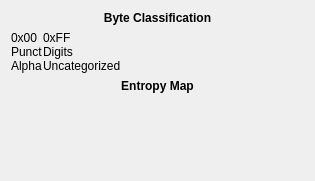
<?xml version="1.0" encoding="UTF-8"?>
<ui version="4.0">
 <class>ByteColorsDialog</class>
 <widget class="QDialog" name="ByteColorsDialog">
  <property name="geometry">
   <rect>
    <x>0</x>
    <y>0</y>
    <width>315</width>
    <height>181</height>
   </rect>
  </property>
  <property name="sizePolicy">
   <sizepolicy hsizetype="Preferred" vsizetype="Preferred">
    <horstretch>0</horstretch>
    <verstretch>0</verstretch>
   </sizepolicy>
  </property>
  <property name="windowTitle">
   <string>Colors Information</string>
  </property>
  <property name="modal">
   <bool>true</bool>
  </property>
  <layout class="QVBoxLayout" name="verticalLayout_3">
   <item>
    <layout class="QVBoxLayout" name="verticalLayout">
     <item>
      <widget class="QLabel" name="label_2">
       <property name="text">
        <string>&lt;html&gt;&lt;head/&gt;&lt;body&gt;&lt;p&gt;&lt;span style=&quot; font-weight:600;&quot;&gt;Byte Classification&lt;/span&gt;&lt;/p&gt;&lt;/body&gt;&lt;/html&gt;</string>
       </property>
       <property name="alignment">
        <set>Qt::AlignCenter</set>
       </property>
      </widget>
     </item>
     <item>
      <layout class="QFormLayout" name="formLayout">
       <property name="formAlignment">
        <set>Qt::AlignCenter</set>
       </property>
       <property name="horizontalSpacing">
        <number>0</number>
       </property>
       <property name="verticalSpacing">
        <number>0</number>
       </property>
       <item row="0" column="0">
        <widget class="QLabel" name="lbl00">
         <property name="text">
          <string>0x00</string>
         </property>
         <property name="alignment">
          <set>Qt::AlignLeading|Qt::AlignLeft|Qt::AlignVCenter</set>
         </property>
         <property name="margin">
          <number>6</number>
         </property>
        </widget>
       </item>
       <item row="0" column="1">
        <widget class="QLabel" name="lblFF">
         <property name="text">
          <string>0xFF</string>
         </property>
         <property name="alignment">
          <set>Qt::AlignLeading|Qt::AlignLeft|Qt::AlignVCenter</set>
         </property>
         <property name="margin">
          <number>6</number>
         </property>
        </widget>
       </item>
       <item row="1" column="0">
        <widget class="QLabel" name="lblPunct">
         <property name="text">
          <string>Punct</string>
         </property>
         <property name="alignment">
          <set>Qt::AlignLeading|Qt::AlignLeft|Qt::AlignVCenter</set>
         </property>
         <property name="margin">
          <number>6</number>
         </property>
        </widget>
       </item>
       <item row="1" column="1">
        <widget class="QLabel" name="lblDigits">
         <property name="text">
          <string>Digits</string>
         </property>
         <property name="alignment">
          <set>Qt::AlignLeading|Qt::AlignLeft|Qt::AlignVCenter</set>
         </property>
         <property name="margin">
          <number>6</number>
         </property>
        </widget>
       </item>
       <item row="2" column="0">
        <widget class="QLabel" name="lblAlpha">
         <property name="text">
          <string>Alpha</string>
         </property>
         <property name="alignment">
          <set>Qt::AlignLeading|Qt::AlignLeft|Qt::AlignVCenter</set>
         </property>
         <property name="margin">
          <number>6</number>
         </property>
        </widget>
       </item>
       <item row="2" column="1">
        <widget class="QLabel" name="lblUncategorized">
         <property name="text">
          <string>Uncategorized</string>
         </property>
         <property name="alignment">
          <set>Qt::AlignLeading|Qt::AlignLeft|Qt::AlignVCenter</set>
         </property>
         <property name="margin">
          <number>6</number>
         </property>
        </widget>
       </item>
      </layout>
     </item>
    </layout>
   </item>
   <item>
    <layout class="QVBoxLayout" name="verticalLayout_2">
     <item>
      <widget class="QLabel" name="label_4">
       <property name="text">
        <string>&lt;html&gt;&lt;head/&gt;&lt;body&gt;&lt;p&gt;&lt;span style=&quot; font-weight:600;&quot;&gt;Entropy Map&lt;/span&gt;&lt;/p&gt;&lt;/body&gt;&lt;/html&gt;</string>
       </property>
       <property name="alignment">
        <set>Qt::AlignCenter</set>
       </property>
      </widget>
     </item>
     <item>
      <widget class="EntropyWidget" name="entropyWidget" native="true">
       <property name="minimumSize">
        <size>
         <width>0</width>
         <height>16</height>
        </size>
       </property>
       <property name="maximumSize">
        <size>
         <width>16777215</width>
         <height>16</height>
        </size>
       </property>
      </widget>
     </item>
     <item>
      <spacer name="verticalSpacer">
       <property name="orientation">
        <enum>Qt::Vertical</enum>
       </property>
       <property name="sizeHint" stdset="0">
        <size>
         <width>20</width>
         <height>40</height>
        </size>
       </property>
      </spacer>
     </item>
    </layout>
   </item>
  </layout>
 </widget>
 <customwidgets>
  <customwidget>
   <class>EntropyWidget</class>
   <extends>QWidget</extends>
   <header>views/hexview/bytecolorsdialog/entropywidget/entropywidget.h</header>
   <container>1</container>
  </customwidget>
 </customwidgets>
 <resources/>
 <connections/>
</ui>
